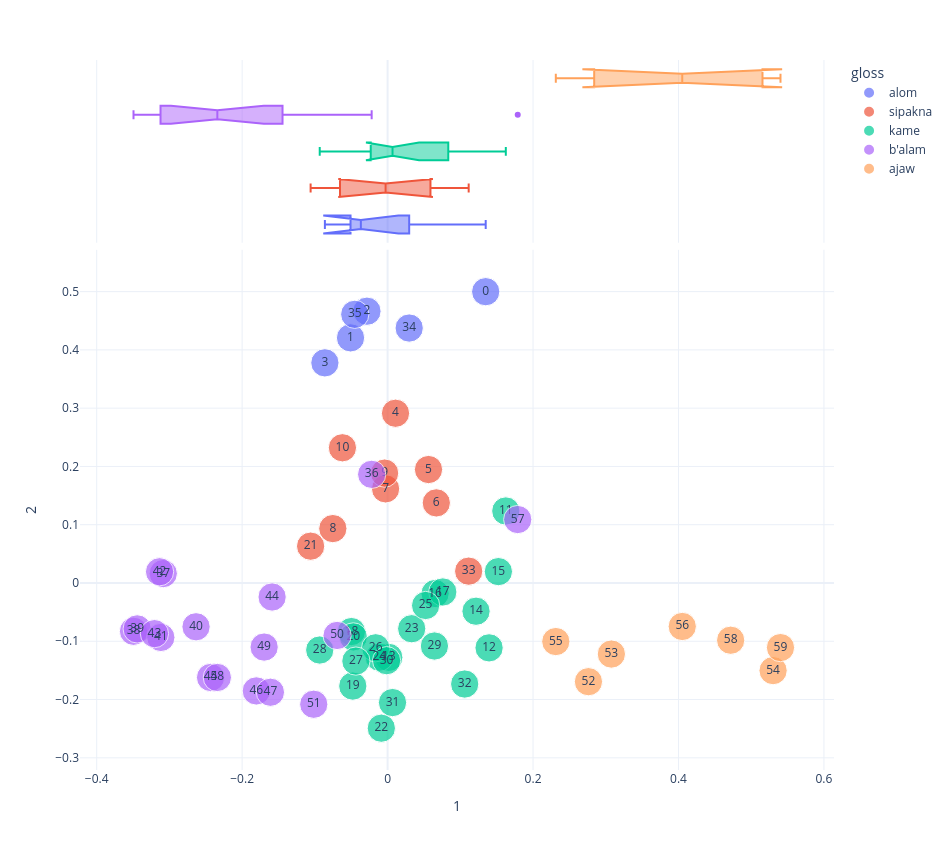

Source (notebook cell):
### Code cell
plot_pca(1,2)

### Figure 1 — Plotly figure (JSON) as saved in the notebook; plotly's stock layout.template omitted (floating-point values rounded to 4 significant figures)
{"data": [{"hovertemplate": "gloss=alom<br>1=%{x}<br>2=%{y}<br>size=%{marker.size}<br>chunk_num=%{text}<extra></extra>", "legendgroup": "alom", "marker": {"color": "#636efa", "size": [1, 1, 1, 1, 1, 1], "sizemode": "area", "sizeref": 0.0025, "symbol": "circle"}, "mode": "markers+text", "name": "alom", "orientation": "v", "showlegend": true, "text": [0.0, 1.0, 2.0, 3.0, 34.0, 35.0], "type": "scatter", "x": [0.1349, -0.05097, -0.0284, -0.08623, 0.02967, -0.04516], "xaxis": "x", "y": [0.4999, 0.4207, 0.4664, 0.3778, 0.4375, 0.461], "yaxis": "y"}, {"alignmentgroup": "True", "hovertemplate": "gloss=alom<br>1=%{x}<extra></extra>", "legendgroup": "alom", "marker": {"color": "#636efa", "symbol": "circle"}, "name": "alom", "notched": true, "offsetgroup": "alom", "showlegend": false, "type": "box", "x": [0.1349, -0.05097, -0.0284, -0.08623, 0.02967, -0.04516], "xaxis": "x2", "yaxis": "y2"}, {"hovertemplate": "gloss=sipakna<br>1=%{x}<br>2=%{y}<br>size=%{marker.size}<br>chunk_num=%{text}<extra></extra>", "legendgroup": "sipakna", "marker": {"color": "#EF553B", "size": [1, 1, 1, 1, 1, 1, 1, 1, 1], "sizemode": "area", "sizeref": 0.0025, "symbol": "circle"}, "mode": "markers+text", "name": "sipakna", "orientation": "v", "showlegend": true, "text": [4.0, 5.0, 6.0, 7.0, 8.0, 9.0, 10.0, 21.0, 33.0], "type": "scatter", "x": [0.01089, 0.05625, 0.06697, -0.00277, -0.0753, -0.004116, -0.06212, -0.1059, 0.1115], "xaxis": "x", "y": [0.2913, 0.1947, 0.1375, 0.1615, 0.09334, 0.1886, 0.232, 0.0632, 0.02033], "yaxis": "y"}, {"alignmentgroup": "True", "hovertemplate": "gloss=sipakna<br>1=%{x}<extra></extra>", "legendgroup": "sipakna", "marker": {"color": "#EF553B", "symbol": "circle"}, "name": "sipakna", "notched": true, "offsetgroup": "sipakna", "showlegend": false, "type": "box", "x": [0.01089, 0.05625, 0.06697, -0.00277, -0.0753, -0.004116, -0.06212, -0.1059, 0.1115], "xaxis": "x2", "yaxis": "y2"}, {"hovertemplate": "gloss=kame<br>1=%{x}<br>2=%{y}<br>size=%{marker.size}<br>chunk_num=%{text}<extra></extra>", "legendgroup": "kame", "marker": {"color": "#00cc96", "size": [1, 1, 1, 1, 1, 1, 1, 1, 1, 1, 1, 1, 1, 1, 1, 1, 1, 1, 1, 1, 1], "sizemode": "area", "sizeref": 0.0025, "symbol": "circle"}, "mode": "markers+text", "name": "kame", "orientation": "v", "showlegend": true, "text": [11.0, 12.0, 13.0, 14.0, 15.0, 16.0, 17.0, 18.0, 19.0, 20.0, 22.0, 23.0, 24.0, 25.0, 26.0, 27.0, 28.0, 29.0, 30.0, 31.0, 32.0], "type": "scatter", "x": [0.1625, 0.1395, 0.001617, 0.1216, 0.1523, 0.06528, 0.0759, -0.04976, -0.04786, -0.04717, -0.008636, 0.03313, -0.01141, 0.05227, -0.01639, -0.04359, -0.09333, 0.06439, -0.001379, 0.006756, 0.106], "xaxis": "x", "y": [0.1236, -0.1113, -0.1276, -0.04844, 0.01951, -0.01807, -0.01541, -0.08334, -0.1769, -0.0925, -0.2491, -0.07847, -0.1273, -0.03861, -0.1112, -0.134, -0.115, -0.1081, -0.1333, -0.2052, -0.1734], "yaxis": "y"}, {"alignmentgroup": "True", "hovertemplate": "gloss=kame<br>1=%{x}<extra></extra>", "legendgroup": "kame", "marker": {"color": "#00cc96", "symbol": "circle"}, "name": "kame", "notched": true, "offsetgroup": "kame", "showlegend": false, "type": "box", "x": [0.1625, 0.1395, 0.001617, 0.1216, 0.1523, 0.06528, 0.0759, -0.04976, -0.04786, -0.04717, -0.008636, 0.03313, -0.01141, 0.05227, -0.01639, -0.04359, -0.09333, 0.06439, -0.001379, 0.006756, 0.106], "xaxis": "x2", "yaxis": "y2"}, {"hovertemplate": "gloss=b'alam<br>1=%{x}<br>2=%{y}<br>size=%{marker.size}<br>chunk_num=%{text}<extra></extra>", "legendgroup": "b'alam", "marker": {"color": "#ab63fa", "size": [1, 1, 1, 1, 1, 1, 1, 1, 1, 1, 1, 1, 1, 1, 1, 1, 1], "sizemode": "area", "sizeref": 0.0025, "symbol": "circle"}, "mode": "markers+text", "name": "b'alam", "orientation": "v", "showlegend": true, "text": [36.0, 37.0, 38.0, 39.0, 40.0, 41.0, 42.0, 43.0, 44.0, 45.0, 46.0, 47.0, 48.0, 49.0, 50.0, 51.0, 57.0], "type": "scatter", "x": [-0.0219, -0.3085, -0.3494, -0.3443, -0.2634, -0.3118, -0.3136, -0.3206, -0.1588, -0.2434, -0.1805, -0.1611, -0.2341, -0.1698, -0.06945, -0.1016, 0.1789], "xaxis": "x", "y": [0.1864, 0.01613, -0.08287, -0.07879, -0.07515, -0.09344, 0.01926, -0.08692, -0.02406, -0.1622, -0.1852, -0.1875, -0.1621, -0.11, -0.09003, -0.2081, 0.1089], "yaxis": "y"}, {"alignmentgroup": "True", "hovertemplate": "gloss=b'alam<br>1=%{x}<extra></extra>", "legendgroup": "b'alam", "marker": {"color": "#ab63fa", "symbol": "circle"}, "name": "b'alam", "notched": true, "offsetgroup": "b'alam", "showlegend": false, "type": "box", "x": [-0.0219, -0.3085, -0.3494, -0.3443, -0.2634, -0.3118, -0.3136, -0.3206, -0.1588, -0.2434, -0.1805, -0.1611, -0.2341, -0.1698, -0.06945, -0.1016, 0.1789], "xaxis": "x2", "yaxis": "y2"}, {"hovertemplate": "gloss=ajaw<br>1=%{x}<br>2=%{y}<br>size=%{marker.size}<br>chunk_num=%{text}<extra></extra>", "legendgroup": "ajaw", "marker": {"color": "#FFA15A", "size": [1, 1, 1, 1, 1, 1, 1], "sizemode": "area", "sizeref": 0.0025, "symbol": "circle"}, "mode": "markers+text", "name": "ajaw", "orientation": "v", "showlegend": true, "text": [52.0, 53.0, 54.0, 55.0, 56.0, 58.0, 59.0], "type": "scatter", "x": [0.2762, 0.3077, 0.5301, 0.2313, 0.4052, 0.4717, 0.5402], "xaxis": "x", "y": [-0.1694, -0.1219, -0.1504, -0.1005, -0.07461, -0.0982, -0.1108], "yaxis": "y"}, {"alignmentgroup": "True", "hovertemplate": "gloss=ajaw<br>1=%{x}<extra></extra>", "legendgroup": "ajaw", "marker": {"color": "#FFA15A", "symbol": "circle"}, "name": "ajaw", "notched": true, "offsetgroup": "ajaw", "showlegend": false, "type": "box", "x": [0.2762, 0.3077, 0.5301, 0.2313, 0.4052, 0.4717, 0.5402], "xaxis": "x2", "yaxis": "y2"}], "layout": {"height": 850, "legend": {"itemsizing": "constant", "title": {"text": "gloss"}, "tracegroupgap": 0}, "margin": {"t": 60}, "width": 950, "xaxis": {"anchor": "y", "domain": [0, 1], "title": {"text": "1"}}, "xaxis2": {"anchor": "y2", "domain": [0, 1], "matches": "x", "showgrid": true, "showticklabels": false}, "yaxis": {"anchor": "x", "domain": [0, 0.7326], "title": {"text": "2"}}, "yaxis2": {"anchor": "x2", "domain": [0.7426, 1], "matches": "y2", "showgrid": false, "showline": false, "showticklabels": false, "ticks": ""}}}
